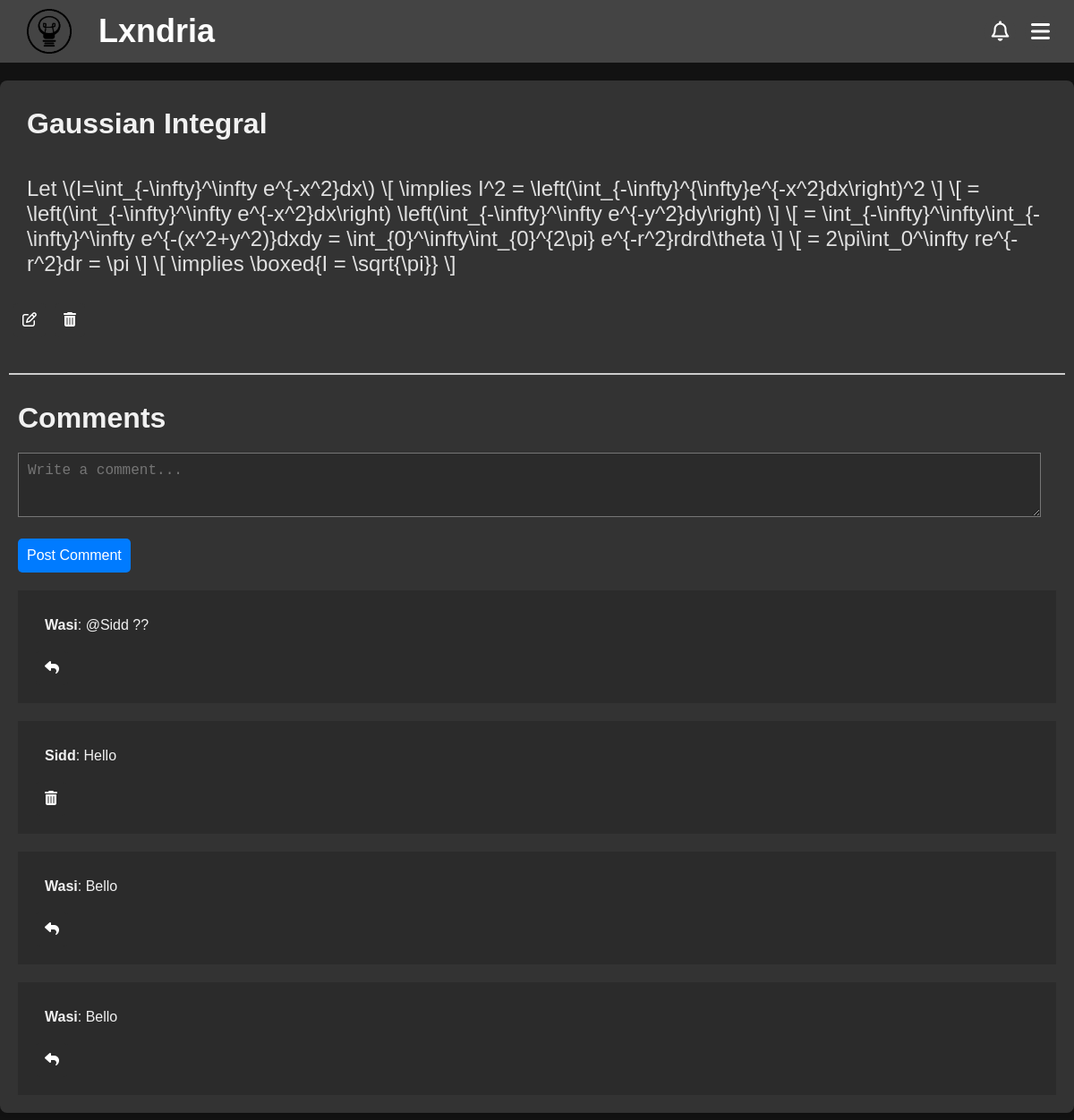
Page /discussion/6 (signed in) on the earlier database version.
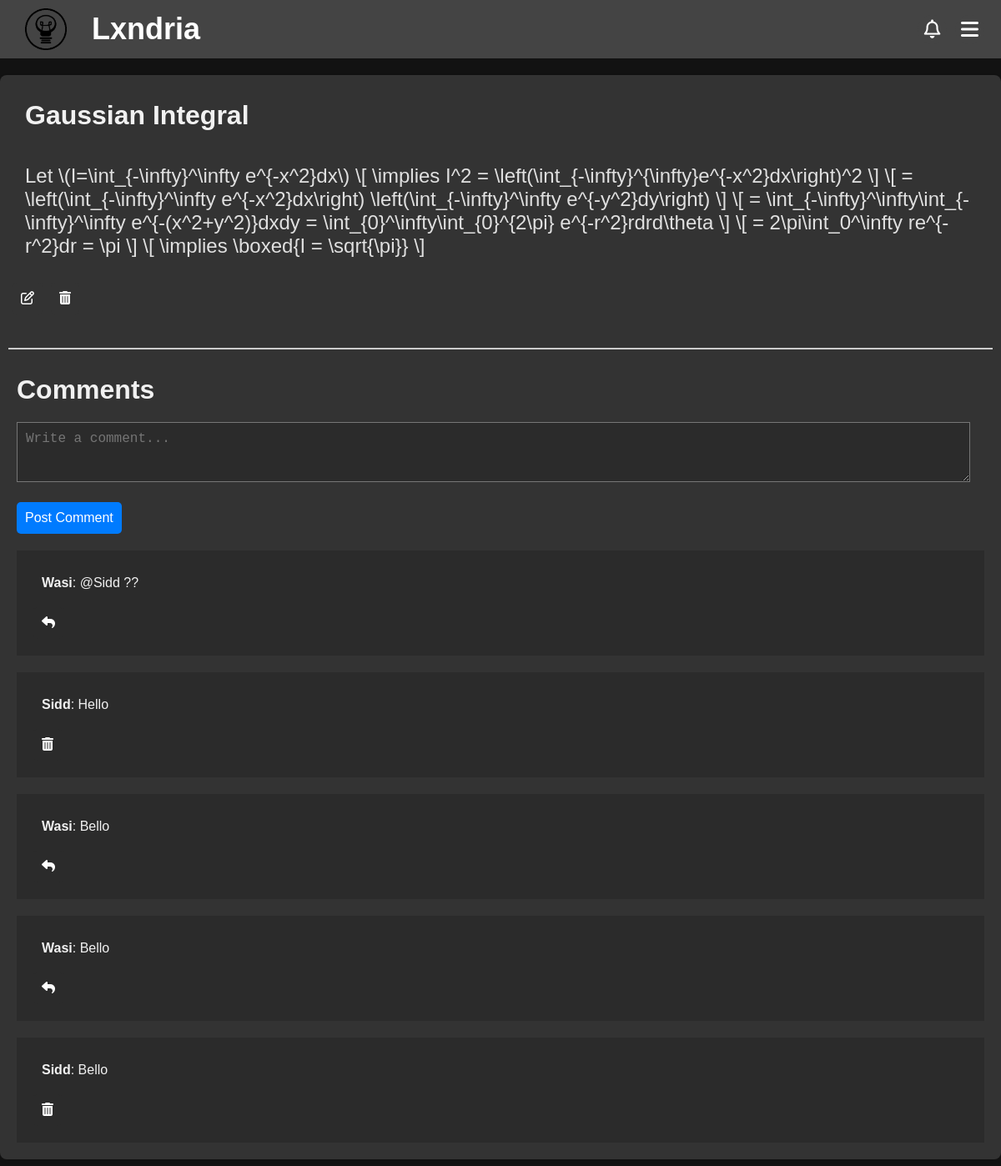
Same page on the later database version.
### app/models.py (models this page shows, shortened)
class Discussion(db.Model):
    __tablename__ = "discussion"
    __table_args__ = {"extend_existing": True}
    id = db.Column(db.Integer, primary_key=True, autoincrement=True)
    title = db.Column(db.String(100), nullable=False)
    content = db.Column(db.Text, nullable=False)
    created_at = db.Column(db.DateTime, default=datetime.utcnow)
    updated_at = db.Column(db.DateTime, onupdate=datetime.utcnow)
    views = db.Column(db.Integer, default=0)
    author = db.Column(db.String(80), db.ForeignKey('user.username'))
    user = db.relationship('User', backref=db.backref('discussions', cascade="all, delete-orphan"))

class Comments(db.Model):
    __tablename__ = "comments"
    __table_args__ = {"extend_existing": True}
    id = db.Column(db.Integer, primary_key=True, autoincrement=True)
    parent_id = db.Column(db.VARCHAR(10), nullable=False)
    username = db.Column(db.String(80), db.ForeignKey('user.username'))
    user = db.relationship('User', backref=db.backref('comments', cascade="all, delete-orphan"))
    content = db.Column(db.Text, nullable=False)
    created_at = db.Column(db.DateTime, default=datetime.utcnow)
    updated_at = db.Column(db.DateTime, onupdate=datetime.utcnow)

### app/routes/discussion.py (the view)
@discussion_bp.route('/discussion/<int:discussion_id>')
def view_discussion(discussion_id):
    if not current_user.is_authenticated:
        flash("You need to login to view discussions!", "danger")
        return redirect(url_for('routes.auth.login'))
    discussion = Discussion.query.get(discussion_id)
    if current_user.username != discussion.user.username:
        try:
            discussion.views += 1
        except:
            discussion.views = 1
        bookmarked = Bookmarks.query.filter_by(username=current_user.username, discussion_id=discussion_id).first()
        db.session.commit()
    else:
        bookmarked = None
    form = CommentForm()
    comments = Comments.query.filter_by(parent_id = 'D'+str(discussion_id)).order_by(Comments.created_at).all()
    return render_template('discussion.html', discussion=discussion, comments=comments, form=form, bookmarked=bookmarked)

### app/forms.py
class CommentForm(FlaskForm):
    content = TextAreaField('Content', validators=[DataRequired()])
    submit = SubmitField('Post')

### app/routes/auth.py (called while the page is built)
@login_manager.user_loader
def load_user(user_id):
    return User.query.get(int(user_id))

### app/templates/discussion.html (shortened to what this page needs)
<!DOCTYPE html>
<html>
    <head>
    <link rel="stylesheet" href="https://cdnjs.cloudflare.com/ajax/libs/highlight.js/11.7.0/styles/github-dark.min.css">
    <link rel="stylesheet" href="https://cdnjs.cloudflare.com/ajax/libs/font-awesome/6.4.2/css/all.min.css">
    <link rel="stylesheet" href="{{url_for('static', filename='css/discussion.css')}}">
</head>
{%include 'banner.html'%}
  <body>
    <div class="discussion-container">
        <div class="discussion-header">
            <h1>{{discussion.title}}</h1>
        </div>
        <div class="discussion-content" id="output">
            {{discussion.content}}
        </div>
        {% if current_user and current_user.username == discussion.author %}
        <div class="discussion-footer">
            <a href="/discussion/{{discussion.id}}/edit"><button><i class="far fa-edit"></i></button></a>
            <a onclick="confirmDeletion(event, '{{discussion.id}}', '/discussion/')"><button><i class="fas fa-trash-alt"></i> </button></a>
        </div>
        {% endif %}
        <hr>
        <h1>Comments</h1>
        {% with post_id=discussion.id, post_type="D" %}
            {% include 'comments.html' %}
        {% endwith %}
    </div>
  </body>
</html>

### app/templates/banner.html (shortened to what this page needs)
<!DOCTYPE html>
<html>
<link rel="stylesheet" href="https://cdnjs.cloudflare.com/ajax/libs/font-awesome/6.4.2/css/all.min.css">
<link rel="stylesheet" href="{{url_for('static', filename='css/banner.css')}}">
<header class="banner">
    <div class="logo-container">
      <img src="{{url_for('static', filename='Images/logo.png')}}" alt="Logo" class="logo">
      <span class="site-name"><a href="/">Lxndria</span></div></a>
      <div class="menu-container">
        <button class="notif-button" onclick="toggleNotif()"><i class="far fa-bell"></i></button>
        <button class="menu-button" onclick="toggleMenu()"><i class="fas fa-bars"></i>
        </button>
    </div>
  </header>
</html>

### app/templates/comments.html (shortened to what this page needs)
<link rel="stylesheet" href="https://cdnjs.cloudflare.com/ajax/libs/font-awesome/6.4.2/css/all.min.css">
<div id="comment-form-container">
{% include 'comment-form.html' %}
</div>
{% for comment in comments %}
    {% if comment.parent_id == post_type ~ post_id|string%}
    <div class="comment" id="comment-{{ comment.id }}">
        <p><strong>{{ comment.username }}</strong>:
            {{ comment.content }}</p>
            {%if current_user.username == comment.username%}
            <button onclick="confirmDeletion(event, '{{comment.id}}', '/comment/')"><i class="fas fa-trash-alt"></i></button>
        {%else%}
        <button class="reply-button" data-username="{{ comment.username }}"><i class="fas fa-reply"></i></button>
        {%endif%}
    </div>
    {% endif %}
{% endfor %}

### app/templates/comment-form.html (shortened to what this page needs)
<link rel="stylesheet" href="{{url_for('static', filename='css/comments.css')}}">
<form id="comment-form" action="{{ url_for('routes.comments.handle_comment')}}" method="POST">
        <div id="content">
            {{ form.content(class="form-control", rows=40, cols=160, placeholder="Write a comment...") }}
        </div>
    <button type="submit">Post Comment</button>
</form>

### app/static/css/discussion.css (style rules this page uses)
.discussion-container { display: flex; flex-direction: column; max-width: 1200px; margin: 20px auto; padding: 10px; background-color: #333; box-shadow: 0 2px 4px rgba(0, 0, 0, 0.1); border-radius: 8px; color: #e0e0e0; }
.discussion-container h1 { font-size: 2rem; margin: 10px; background-color: #333; }
.discussion-container textarea { font-size: 1.5rem; margin:10px; width: 95%; height: 750px; background-color: #2b2b2b; color: #f1f1f1; padding: 10px; }
.discussion-container button { display: block; margin: 10px; padding: 10px; margin-bottom: 10px; margin-top: 10px; background-color: #007bff; color: #ffffff; border: none; border-radius: 5px; cursor: pointer; font-size: 1rem; transition: background-color 0.3s; }
.discussion-header { justify-content: left; align-self: left; font-size: 2rem; margin: 10px; background-color: #333; }
.discussion-header h1 { background-color: #333; align-self: left; }
.discussion-content { display: flex; background-color: #333 !important; flex-direction: column; margin: 10px; padding: 10px; color: #e0e0e0; font-size: 1.5rem; }
#output, #output p { background-color: #333 !important; color: #e0e0e0; font-size: 1.5rem; padding: 10px; margin: 10px; }
.discussion-footer button { display: block; margin: 5px; padding: 10px; margin-bottom: 10px; margin-top: 10px; background-color: #333; color: #ffffff; border: none; border-radius: 5px; cursor: pointer; font-size: 1rem; transition: background-color 0.3s; }
hr { border: none; height: 2px; background-color: #ccc; margin: 20px 0; }
.discussion-footer { display: flex; justify-content: left; margin-bottom: 10px; }

### app/static/css/banner.css (style rules this page uses)
body, h1, p { margin: 0; padding: 0; text-decoration: none; color: inherit; font-family: Arial, sans-serif; box-sizing: border-box; background-color: #121212; color: #f1f1f1; ; }
a { text-decoration: none; color: inherit; }
.banner { display: flex; justify-content: space-between; align-items: center; padding: 10px 10px; background-color: #444; color: white; position: sticky; top: 0; z-index: 1000; }
.logo-container { display: flex; align-items: center; }
.logo { width: 50px; height: 50px; margin-left: 20px; margin-right: 30px; }
.site-name { font-size: 2.25rem; font-family: 'Gill Sans', 'Gill Sans MT', Calibri, 'Trebuchet MS', sans-serif; font-weight: bold; }
.menu-container { position: relative; display: flex; }
.menu-button { padding: 15px; margin-right: 10px; background-color: #444; color: white; border: none; cursor: pointer; border-radius: 50%; width: 35px; height: 35px; text-align: center; font-size: 1.5rem; line-height: 1; display: flex; justify-content: center; align-items: center; }
.notif-button { padding: 15px; margin-right: 10px; background-color: #444; color: white; border: none; cursor: pointer; border-radius: 50%; width: 35px; height: 35px; text-align: center; font-size: 1.4rem; line-height: 1; display: flex; justify-content: center; align-items: center; }

### app/static/css/comments.css (style rules this page uses)
#comment-form textarea { font-size: 1rem; margin:10px; width: 95%; height: 50px; background-color: #2b2b2b; color: #f1f1f1; padding: 10px; }
.comment, .comment p { background-color: #2b2b2b; font-size: 1rem; color: #f1f1f1; padding: 10px; margin: 10px; }
.comment button { background-color: #2b2b2b; }

Differences in the rows shown:
added Comments: username "Sidd", content "Bello"
